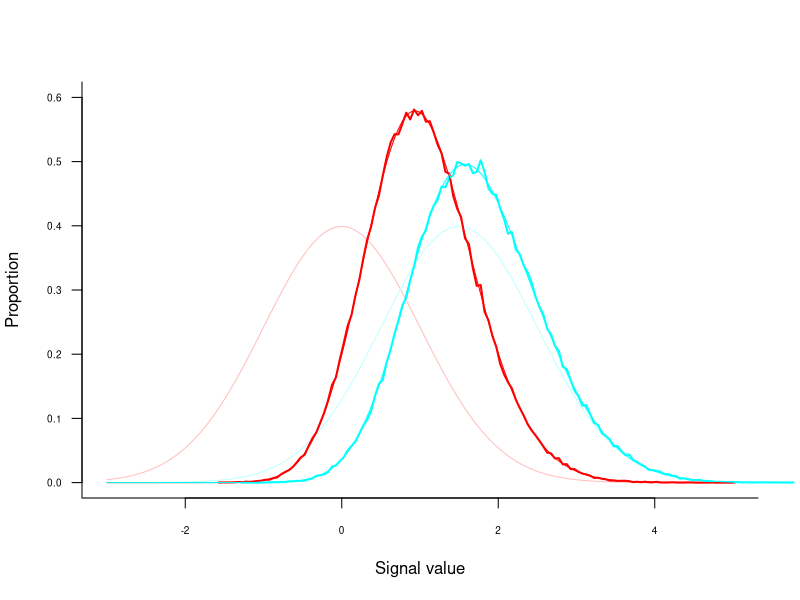

Write R code to recreate this figure.
### maxdist.r: test formulations for max model distributions
###
### $LastChangedDate$

maxdist <- function () {
   thisfile <- "maxdist.r";
   outfile <- "maxdist.pdf";

   exit.function <- function () {
      if (exists("opar")) par(opar);
      if (any(names(dev.cur()) == c("postscript", "pdf"))) dev.off();
   }
   on.exit(exit.function());

   ## adjustable settings
   dprime <- 1.5;
   setsize <- 4;
   ntrials <- 200000;
   xval <- seq(-3, 5, by = .01);

   ## plot settings
   ylim <- c(0, .6);
   col.raw <- rainbow(2, s = 0.25);
   col.max <- rainbow(2, s = 1.0);
   lwd.pred <- 1;
   lwd.obse <- 2;

   ## open pdf file
   pdf(outfile, width = 9.5, height = 7, pointsize = 12);
   opar <- par(mfrow = c(1, 1), las = 1, pty = "m", cex.axis = .6,
               xpd = NA, bg = "transparent");

   ## compute
   criterion <- dprime / 2.0;
   target <- rep(c(0, 1), rep(ntrials, 2));
   values <- matrix(rnorm(setsize * ntrials * 2),
                    ncol = setsize, nrow = ntrials * 2);
   values[target == 1, 1] <- rnorm(sum(target == 1), mean = dprime);
   maxval <- apply(values, 1, max);

   ## plot raw theoretical distributions
   pred.raw <- matrix(NA, ncol = 2, nrow = length(xval));
   pred.raw[, 1] <- dnorm(xval);
   pred.raw[, 2] <- dnorm(xval, mean = dprime);
   matplot(xval, pred.raw, type = "l", ylim = ylim,
           xlab = "Signal value", ylab = "Proportion", bty = "l",
           col = col.raw, lwd = lwd.pred, lty = 1);

###    h1 <- hist(matrix(values[target == 0, ], ncol = 1), breaks = 30, plot = F);
###    h2 <- hist(matrix(values[target == 1, 1], ncol = 1), breaks = 30, plot = F);
###    lines(h1$mids, h1$density, col = col.max[1], lwd = lwd.obse, lty = 1);
###    lines(h2$mids, h2$density, col = col.max[2], lwd = lwd.obse, lty = 1);

   ## plot max empirical distributions
   h1 <- hist(maxval[target == 0], plot = F, breaks = "FD");
   h2 <- hist(maxval[target == 1], plot = F, breaks = "FD");
   print(length(h1$mids));
   print(length(h2$mids));
   lines(h1$mids, h1$density, col = col.max[1], lwd = lwd.obse, lty = 1);
   lines(h2$mids, h2$density, col = col.max[2], lwd = lwd.obse, lty = 1);

   ## plot max theoretical distributions
   lines(xval, setsize * dnorm(xval) * pnorm(xval) ^ (setsize - 1),
         col = col.max[1], lwd = lwd.pred, lty = 1);
   lines(xval,
         dnorm(xval, mean = dprime) * pnorm(xval) ^ (setsize - 1) +
         (setsize - 1) * dnorm(xval) * pnorm(xval, mean = dprime) * pnorm(xval) ^ (setsize - 2),
         col = col.max[2], lwd = lwd.pred, lty = 1);

}

maxdist();
rm(maxdist);
